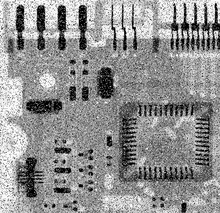
%> input picture lab4/images/avg-med.tif, 220 x 213 px, shrunk from 455 x 440 before the run
$ octave q3.m   (GNU Octave 9; MATLAB toolbox functions it lacks are replaced by stand-ins)
%> lines starting %> are read from the running program, lines starting %| are printed output that depends on the picture
A=imread('./images/avg-med.tif');
%> A is the input picture: size 213x220 uint8; min 0, max 255, mean 144.3
subplot(1,3,1)
imshow(A);
title('IMAGE');

modifyA=zeros(size(A)+2);
B=zeros(size(A));


        for x=1:size(A,1)
            for y=1:size(A,2)
                modifyA(x+1,y+1)=A(x,y);
            end
        end
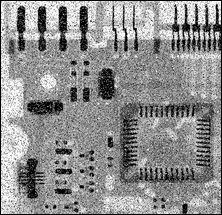
%> modifyA: size 215x222 double; min 0, max 255, mean 141.7

for i= 1:size(modifyA,1)-2
    for j=1:size(modifyA,2)-2
        window=zeros(9,1);
        inc=1;
        for x=1:3
            for y=1:3
                window(inc)=modifyA(i+x-1,j+y-1);
                inc=inc+1;
            end
        end

        med=sort(window);
        B(i,j)=med(5);

    end
end
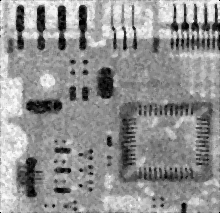
%> B: size 213x220 double; min 0, max 253, mean 145.2
%> after the loop, window = [164; 144; 0; 158; 160; 0; 0; 0; 0]

B=uint8(B);
%> B: size 213x220 uint8

subplot(1,3,2)
imshow(B);
title('median');


modifyA=zeros(size(A)+2);
B=zeros(size(A));


        for x=1:size(A,1)
            for y=1:size(A,2)
                modifyA(x+1,y+1)=A(x,y);
            end
        end

for i= 1:size(modifyA,1)-2
    for j=1:size(modifyA,2)-2
        window=zeros(9,1);
        inc=1;
        for x=1:3
            for y=1:3
                window(inc)=modifyA(i+x-1,j+y-1);
                inc=inc+1;
            end
        end

        sum=0;
        for x=1:9
            sum=sum+window(x);
        end
        B(i,j)=sum/9.0;

    end
end
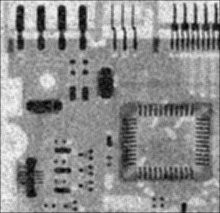
%> B: size 213x220 double; min 0.778, max 249.1, mean 143.2

B=uint8(B);
%> B: size 213x220 uint8

subplot(1,3,3)
imshow(B);
title('average');
